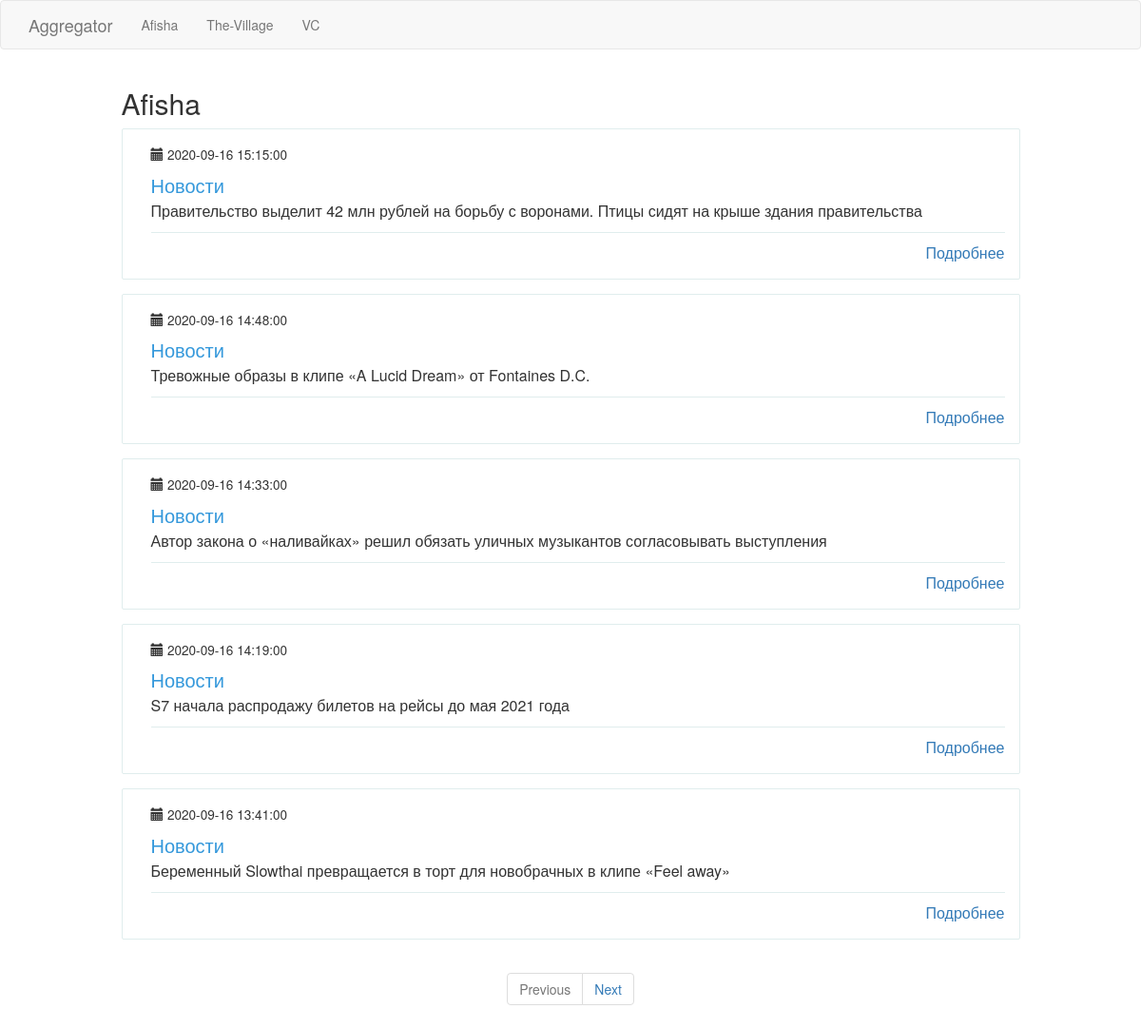
Page /afisha on the earlier database version.
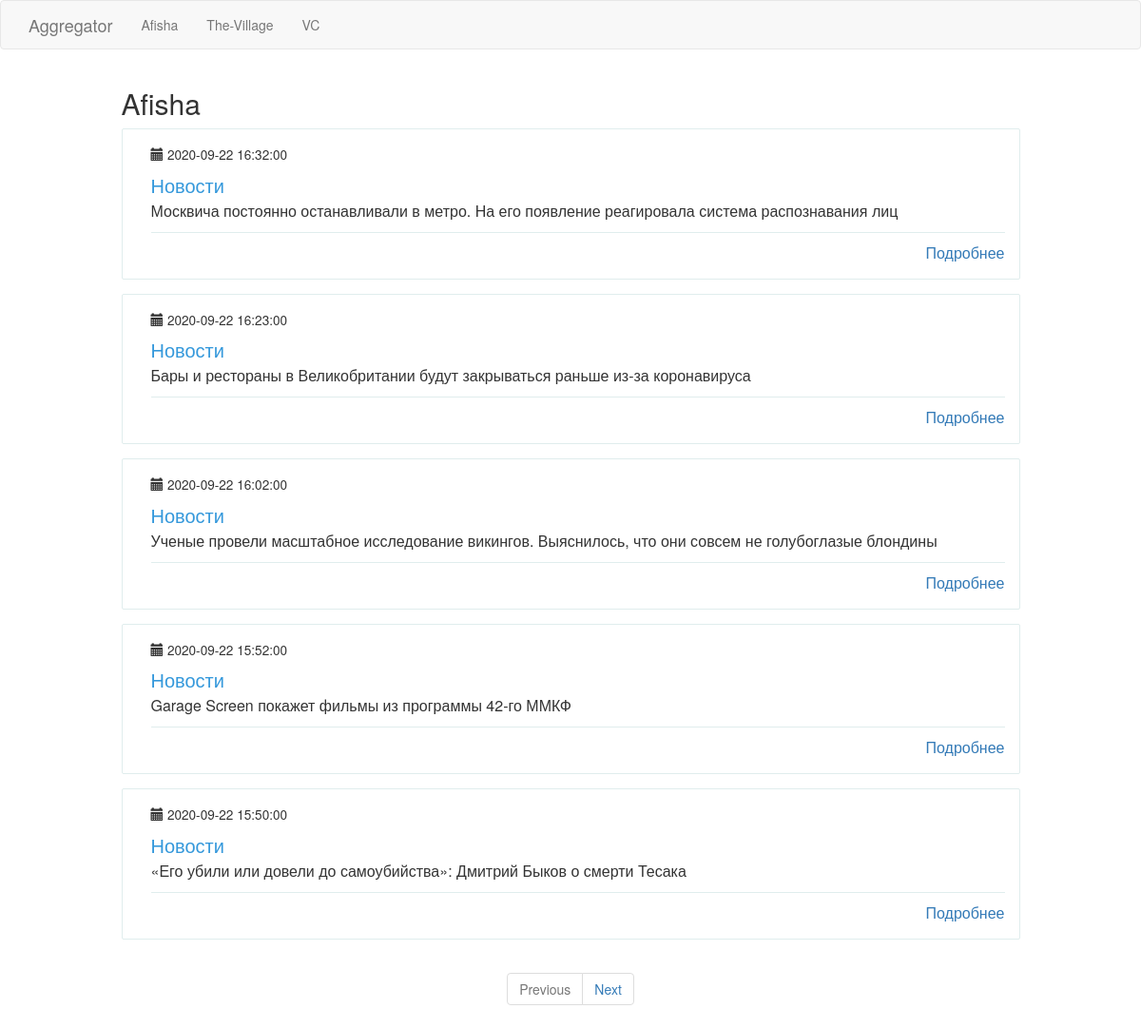
Same page on the later database version.
### app/models.py (models this page shows, shortened)
class PaginatedAPIMixin(object):
    @staticmethod
    def to_collection_dict(query, page, per_page, endpoint, **kwargs):
        resources = query.paginate(page, per_page, False)
        data = {
            'items': [item.to_dict() for item in resources.items],
            '_meta': {
                'page': page,
                'per_page': per_page,
                'total_pages': resources.pages,
                'total_items': resources.total
            },
            '_links': {
                'self': url_for(endpoint, page=page, per_page=per_page, **kwargs),
                'next': url_for(endpoint, page=page + 1, per_page=per_page, **kwargs) if resources.has_next else None,
                'prev': url_for(endpoint, page=page - 1, per_page=per_page, **kwargs) if resources.has_prev else None
            }
        }
        return data

class News(PaginatedAPIMixin, db.Model):
    id = db.Column(db.Integer, primary_key=True)
    header = db.Column(db.String(120), index=True, unique=True)
    link = db.Column(db.String(120), index=True, unique=True)
    timestamp = db.Column(db.DateTime, index=True, default=datetime.utcnow)
    user_id = db.Column(db.Integer, db.ForeignKey('resource.id'))

### app/main/routes.py (the view)
@bp.route('/afisha', methods=['GET'])
def afisha():
    page = request.args.get('page', 1, type=int)
    news = News.query.filter_by(user_id=1).order_by(News.timestamp.desc())\
        .paginate(page, current_app.config['POSTS_PER_PAGE'], False)
    next_url = url_for('main.afisha', page=news.next_num) if news.has_next else None
    prev_url = url_for('main.afisha', page=news.prev_num) if news.has_prev else None
    return render_template("news.html", news=news.items, title="Afisha", next_url=next_url, prev_url=prev_url)

### app/templates/news.html (shortened to what this page needs)
{% extends "base.html" %}
{% block content %}
    <div class="container">
      <div class="row">
         <div class="col-md-10 col-md-offset-1 header-h2">
             <h2>{{ title }}</h2>
         </div>
        {% for new in news %}
        <div class="col-md-10 col-md-offset-1">
          <div class="wp-block property list">
            <div class="wp-block-body">
              <div class="wp-block-content">
                <small>
                 <span class="glyphicon glyphicon-calendar" aria-hidden="true"></span> {{ new.timestamp  }}
                </small>
                <h4 class="content-title">Новости</h4>
                <p class="description">{{ new.header }}</p>
                <span class="pull-right">
                  <span class="capacity">
                     <a href="{{ new.link }}">Подробнее</a>
                  </span>
                </span>
              </div>
            </div>
          </div>
        </div>
      {% endfor %}
      </div>
    </div>
<nav class="text-center" aria-label="Page navigation example">
  <ul class="pagination">
    <li class="page-item {% if not prev_url %} disabled{% endif %}">
      <a class="page-link" href="{{ prev_url or '#' }}" tabindex="-1">Previous</a>
    </li>
    <li class="page-item{% if not next_url %} disabled{% endif %}">
      <a class="page-link" href="{{ next_url or '#' }}">Next</a>
    </li>
  </ul>
</nav>
{% endblock %}

Differences in the rows shown:
no longer on this page (row unchanged): News: timestamp "2020-09-16 15:15:00", header "Правительство выделит 42 млн рублей на борьбу с воронами. Птицы сидят на крыше здания правительства"
no longer on this page (row unchanged): News: timestamp "2020-09-16 14:48:00", header "Тревожные образы в клипе «A Lucid Dream» от Fontaines D.C."
no longer on this page (row unchanged): News: timestamp "2020-09-16 14:33:00", header "Автор закона о «наливайках» решил обязать уличных музыкантов согласовывать выступления"
no longer on this page (row unchanged): News: timestamp "2020-09-16 14:19:00", header "S7 начала распродажу билетов на рейсы до мая 2021 года"
no longer on this page (row unchanged): News: timestamp "2020-09-16 13:41:00", header "Беременный Slowthai превращается в торт для новобрачных в клипе «Feel away»"
added News: timestamp "2020-09-22 16:32:00", header "Москвича постоянно останавливали в метро. На его появление реагировала система распознавания лиц"
added News: timestamp "2020-09-22 16:23:00", header "Бары и рестораны в Великобритании будут закрываться раньше из‑за коронавируса"
added News: timestamp "2020-09-22 16:02:00", header "Ученые провели масштабное исследование викингов. Выяснилось, что они совсем не голубоглазые блондины"
added News: timestamp "2020-09-22 15:52:00", header "Garage Screen покажет фильмы из программы 42-го ММКФ"
added News: timestamp "2020-09-22 15:50:00", header "«Его убили или довели до самоубийства»: Дмитрий Быков о смерти Тесака"
